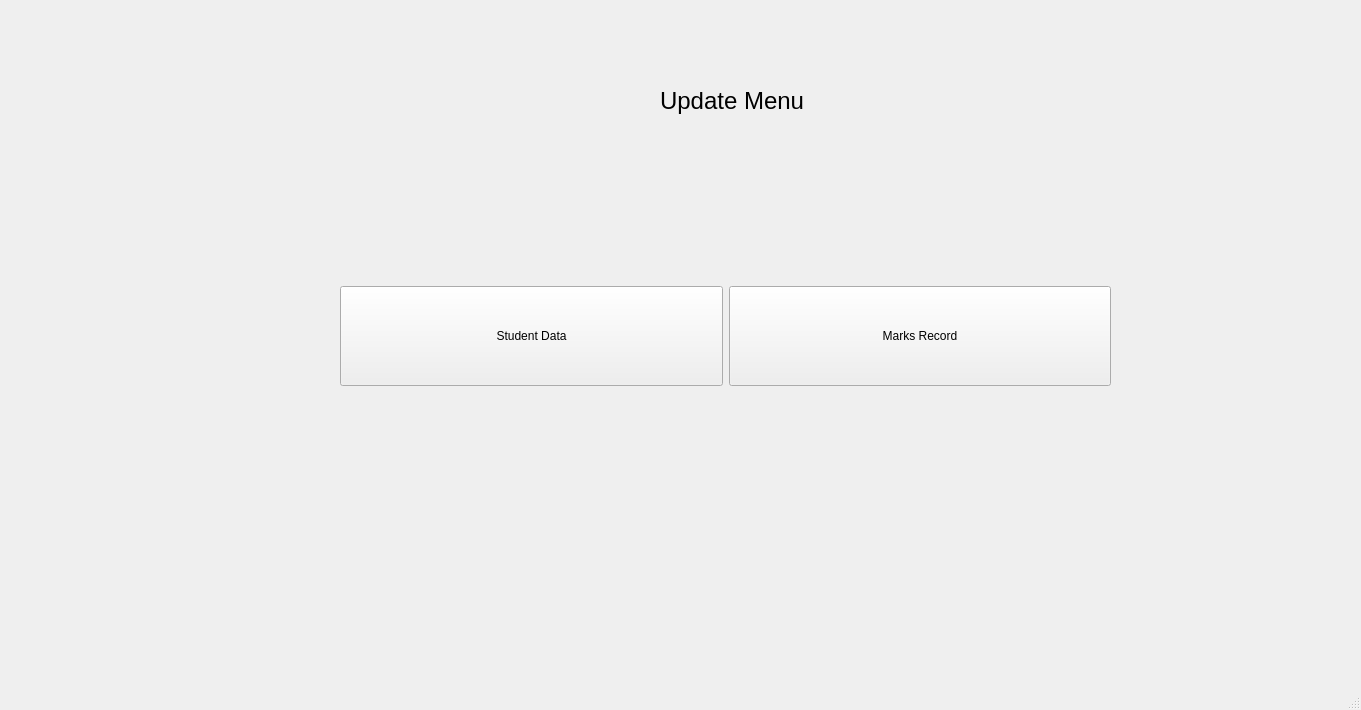
<?xml version="1.0" encoding="UTF-8"?>
<ui version="4.0">
 <class>updatemenu</class>
 <widget class="QMainWindow" name="updatemenu">
  <property name="geometry">
   <rect>
    <x>0</x>
    <y>0</y>
    <width>1361</width>
    <height>710</height>
   </rect>
  </property>
  <property name="windowTitle">
   <string>MainWindow</string>
  </property>
  <widget class="QWidget" name="centralwidget">
   <widget class="QWidget" name="horizontalLayoutWidget">
    <property name="geometry">
     <rect>
      <x>340</x>
      <y>210</y>
      <width>771</width>
      <height>252</height>
     </rect>
    </property>
    <layout class="QHBoxLayout" name="horizontalLayout">
     <item>
      <widget class="QPushButton" name="studentData">
       <property name="minimumSize">
        <size>
         <width>0</width>
         <height>100</height>
        </size>
       </property>
       <property name="text">
        <string>Student Data</string>
       </property>
      </widget>
     </item>
     <item>
      <widget class="QPushButton" name="marksData">
       <property name="minimumSize">
        <size>
         <width>0</width>
         <height>100</height>
        </size>
       </property>
       <property name="text">
        <string>Marks Record</string>
       </property>
      </widget>
     </item>
    </layout>
   </widget>
   <widget class="QLabel" name="label">
    <property name="geometry">
     <rect>
      <x>660</x>
      <y>80</y>
      <width>151</width>
      <height>41</height>
     </rect>
    </property>
    <property name="font">
     <font>
      <pointsize>18</pointsize>
     </font>
    </property>
    <property name="text">
     <string>Update Menu</string>
    </property>
   </widget>
  </widget>
  <widget class="QMenuBar" name="menubar">
   <property name="geometry">
    <rect>
     <x>0</x>
     <y>0</y>
     <width>1361</width>
     <height>21</height>
    </rect>
   </property>
  </widget>
  <widget class="QStatusBar" name="statusbar"/>
 </widget>
 <resources/>
 <connections/>
</ui>
